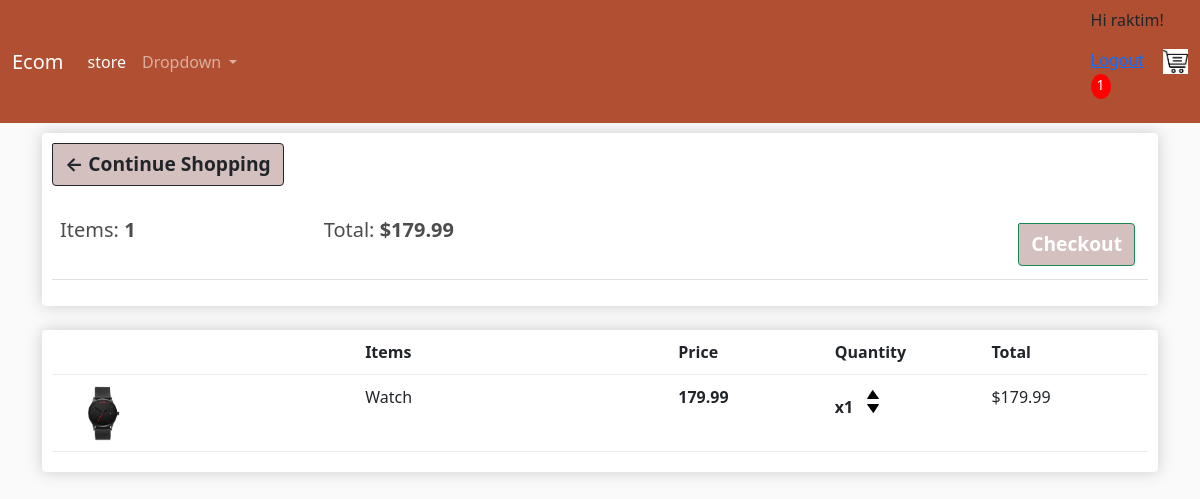
The app's page /cart/ (signed in) with its own data.
### store/models.py (models this page shows, shortened)
class Order(models.Model):
    customer = models.ForeignKey(Customer, null=True, on_delete=models.SET_NULL, blank=True)
    date_ordered = models.DateTimeField(auto_now_add= True)
    complete = models.BooleanField(default=False)
    transaction_id = models.CharField(max_length=100, null=True)
    @property
    def get_cart_total(self):
        orderitems = self.orderitem_set.all()
        total = sum([item.get_total for item in orderitems])
        return total
    @property
    def get_cart_items(self):
        orderitems = self.orderitem_set.all()
        total = sum([item.quantity for item in orderitems])
        return total

class OrderItem(models.Model):
    product = models.ForeignKey(Product, null=True, on_delete=models.SET_NULL)
    order = models.ForeignKey(Order, null=True, on_delete=models.SET_NULL)
    quantity = models.IntegerField(default=0, null=True, blank=True)
    date_added = models.DateTimeField(auto_now_add=True)
    @property
    def get_total(self):
        total = self.product.price * self.quantity
        return total

class Product(models.Model):
    name = models.CharField(max_length=200)
    price = models.DecimalField(max_digits=7, decimal_places=2)
    description = models.TextField(blank=True)
    digital=models.BooleanField(default=False, null=True, blank=True)
    image = models.ImageField(null=True, blank=True)
    @property
    def imageURL(self):
        try:
            url = self.image.url
        except:
            url = ''
        return url

### store/views.py (the view)
# urls.py: path('cart/', views.cart, name='cart'),
def cart(request):
    data = cartData(request)
    cartItems = data['cartItems']
    order = data['order']
    items = data['items']
    context={'items':items, 'order':order, 'cartItems':cartItems}
    return render(request, 'store/cart.html', context)

### store/utils.py (called while the page is built)
def cartData(request):
    if request.user.is_authenticated:
        customer = request.user.customer
        order, created = Order.objects.get_or_create(customer=customer, complete=False)
        items = order.orderitem_set.all()
        cartItems = order.get_cart_items
    else:
        cookieData = cookieCart(request)
        cartItems = cookieData['cartItems']
        order = cookieData['order']
        items = cookieData['items']
    return {'cartItems':cartItems, 'order':order, 'items':items}

### store/templates/store/cart.html
{% extends 'store/main.html' %}
{% load static %}
{% block content %}
<div class="row">
    <div class="col-lg-12">
        <div class="box-element">
            <a class="btn btn-outline-dark" href="{% url 'store'%}">&#x2190;
                Continue Shopping
            </a>
            <br>
            <br>
            <table class="table">
                <tr>
                    <th><h5>Items: <strong>{{order.get_cart_items}}</strong></h5></th>
                    <th><h5>Total: <strong>${{order.get_cart_total|floatformat:2}}</strong></h5></th>
                    <th>
                        <a style="float: right; margin: 5px;" class="btn btn-success" href="{% url 'checkout' %}">
                        Checkout
                        </a>
                    </th>
                </tr>
            </table>
        </div>
        <br>
        <div class="box-element">
            <div class="cart-row">
                <div style="flex:2"></div>
                <div style="flex:2"><strong>Items</strong></div>
                <div style="flex:1"><strong>Price</strong></div>
                <div style="flex:1"><strong>Quantity</strong></div>
                <div style="flex:1"><strong>Total</strong></div>
            </div>
            {% for item in items %}
                <div class="cart-row">
                    <div style="flex:2"><img class="row-image" src="{{item.product.imageURL}}"></div>
                    <div style="flex:2"><p>{{item.product.name}}</p></div>
                    <div style="flex:1"><strong>{{item.product.price|floatformat:2}}</strong></div>
                    <div style="flex:1">
                        <p class="quantity">x{{item.quantity}}</p>
                        <div class="quantity">
                            <img data-product="{{item.product.id}}" data-action="add" class="chg-quantity update-cart" src="{% static 'images/arrow-up.png'%}">
                            <img data-product="{{item.product.id}}" data-action="remove" class="chg-quantity update-cart" src="{% static 'images/arrow-down.png'%}">
                        </div>
                    </div>
                    <div style="flex:1">${{item.get_total}}</div>
                </div>
            {% endfor %}
        </div>
    </div>
</div>
{% endblock content %}

### store/templates/store/main.html (shortened to what this page needs)
<!DOCTYPE html>
{% load static %}
<html>
    <head>
        <link href="https://cdn.jsdelivr.net/npm/bootstrap@5.0.1/dist/css/bootstrap.min.css" rel="stylesheet"
>
        <link rel="stylesheet" type="text/css" href="{% static 'css/main.css' %}">
    </head>
    <body>
        <nav class="navbar navbar-expand-lg navbar-dark bg-dark">
            <div class="container-fluid">
              <a class="navbar-brand" href="{% url 'store'%}">Ecom</a>
              <div class="collapse navbar-collapse" id="navbarSupportedContent">
                <ul class="navbar-nav me-auto mb-2 mb-lg-0">
                  <li class="nav-item">
                    <a class="nav-link active" aria-current="page" href="{% url 'store'%}">store</a>
                  </li>
                  <li class="nav-item dropdown">
                    <a class="nav-link dropdown-toggle" href="#" id="navbarDropdown" role="button" data-bs-toggle="dropdown" aria-expanded="false">
                      Dropdown
                    </a>
                  </li>
                </ul>
                <div class="form-inline my-2 my-lg-0">
                  {% if user.is_authenticated %}
                    <p>Hi {{ user.username }}!</p>
                    <a href="{% url 'logout'%}">Logout</a>
                    {% else %}
                    <p>You are not logged in.</p>
                    <a href="{% url 'login' %}" class="btn btn-warning">Login</a>
                    <a href="{% url 'register' %}" class="btn btn-warning">Create an account</a>
                  {% endif %}
                    <a href="{% url 'cart' %}">
                        <img id="cart-icon" src="{% static 'images/cart.png' %}">
                    </a>
                    <p id="cart-total">{{cartItems}}</p>
                </div>
              </div>
            </div>
          </nav>
        <div class="container">
            {% block content %}
            {% endblock content %}
        </div>
    </body>
</html>

### static/css/main.css (style rules this page uses)
body { background-color: hsl(0, 0%, 98%); }
h1,h2,h3,h4,h5,h6 { color:hsl(0, 0%, 30%); }
.box-element { box-shadow:hsl(0, 0%, 80%) 0 0 16px; background-color: #fff; border-radius: 4px; padding: 10px; }
.bg-dark { background-color: #a73816e0!important; }
#cart-icon { width:25px; display: inline-block; margin-left: 15px; }
#cart-total { display: block; text-align: center; color:#fff; background-color: red; width: 20px; height: 25px; border-radius: 50%; font-size: 14px; }
.col-lg-4, .col-lg-6, .col-lg-8, .col-lg-12 { margin-top: 10px; }
.btn { border-radius: 2px 4px 4px 4px; border-style:double; background-color: #681c1c46; font-weight: bold; font-size: larger; }
.row-image { width: 100px; }
.cart-row { display: flex; align-items: flex-stretch; padding-bottom: 10px; margin-bottom: 10px; border-bottom: 1px solid #ececec; }
.quantity { display: inline-block; font-weight: 700; padding-right:10px; }
.chg-quantity { width: 12px; cursor: pointer; display: block; margin-top: 5px; transition:.1s; }

### records on screen
Order: get_cart_items "1", get_cart_total "179.99"
OrderItem: product.imageURL (picture), product.name "Watch", product.price "179.99", quantity "1", get_total "179.99"

### other values on screen
{{ user.username }} "raktim"
{{ cartItems }} "1"
